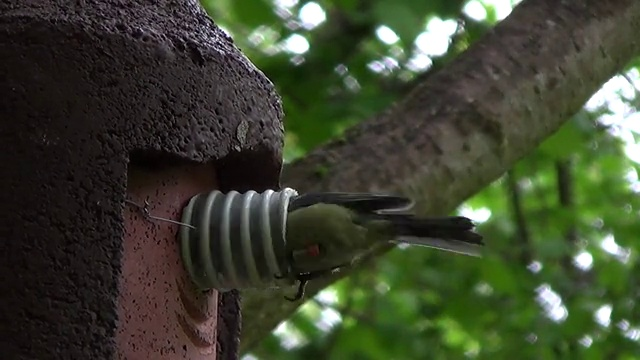
#> input picture B071_BT_27052019_MAH01700__8470.jpg, 640 x 360 px, given as the content of the folder ./Class_3, which was not available
$ python load_data.py
#> lines starting #> are read from the running program, lines starting #| are printed output that depends on the picture; pictures that were not available may be replaced by others from this repository, and a replacement may not be noted
from __future__ import print_function
import numpy as np
import cv2
import os
import sys


test_percent = 0.2
valid_percent = 0.1


def process(class_path, class_name, save_name):

#> called with class_path = '.', class_name = 'Class_3', save_name = '/data'
    path = class_path + '/' + class_name
    img_name = [name for name in os.listdir(path) if '.jpg' in name]

    length = len(img_name)
    test_num = round(test_percent*length)
    valid_num = round(valid_percent*length)

    # load images
    sys.stdout.write("[%s]" % (" " * length))
    sys.stdout.flush()
    sys.stdout.write("\b" * (length+1))

    count = 0
    for name in img_name:

        img = cv2.imread(path + '/' + name)
#> img is the input picture: shape (360, 640, 3); mean B, G, R 47.8, 68.1, 61.3
        img = img/255.0
        assert np.shape(img)[0] == 360
        assert np.shape(img)[1] == 640
        assert np.shape(img)[2] == 3
        assert (0 <= img).all() and (img <= 1.0).all()

        # change data size to 640*640
        zeros = np.zeros((280, 640))
        img_r = np.concatenate((zeros, img[:, :, 0]), axis=0).reshape((640, 640, 1))
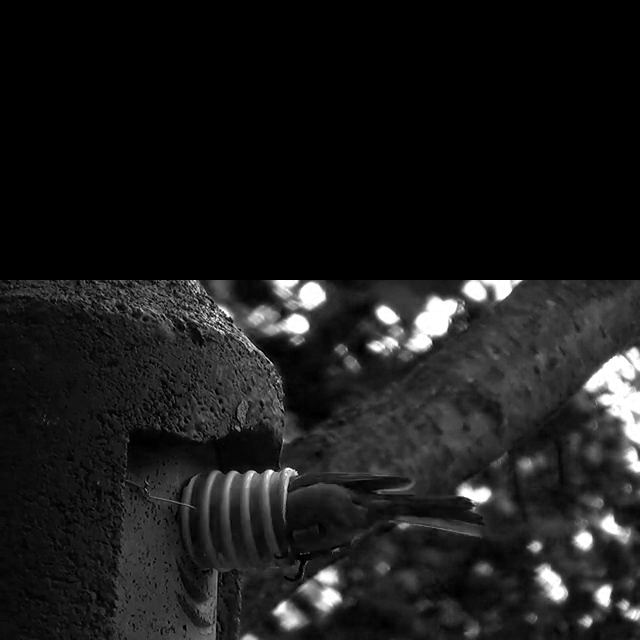
#> img_r: shape (640, 640, 1) float64; min 0, max 1, mean 0.106
        img_g = np.concatenate((zeros, img[:, :, 1]), axis=0).reshape((640, 640, 1))
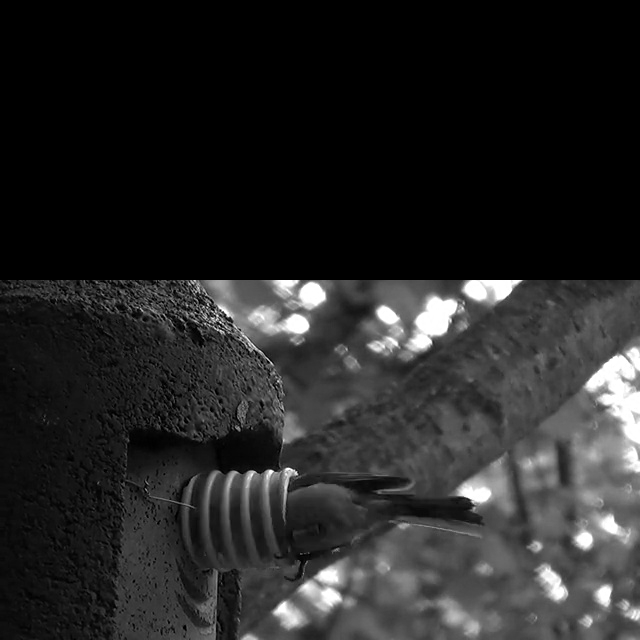
#> img_g: shape (640, 640, 1) float64; min 0, max 1, mean 0.15
        img_b = np.concatenate((zeros, img[:, :, 2]), axis=0).reshape((640, 640, 1))
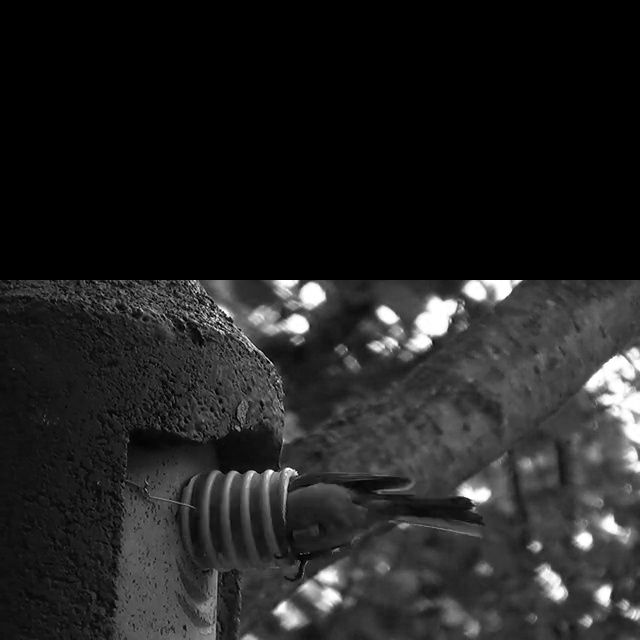
#> img_b: shape (640, 640, 1) float64; min 0, max 1, mean 0.135
        img_new = np.concatenate((img_r, img_g, img_b), axis=2)
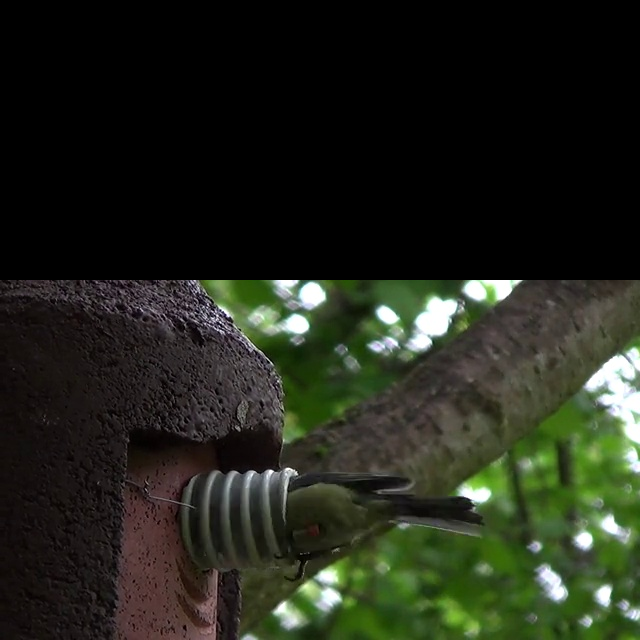
#> img_new: shape (640, 640, 3) float64; mean B, G, R 0.106, 0.15, 0.135
        assert np.shape(img_new)[0] == 640
        assert np.shape(img_new)[1] == 640
        assert np.shape(img_new)[2] == 3

        sys.stdout.write("-")
        sys.stdout.flush()

        if count < test_num:
            np.save(class_path + save_name + '/' + 'test/' + class_name + '_' + str(count), img_new)
        else:
            np.save(class_path + save_name + '/' + 'train/' + class_name + '_' + str(count), img_new)

        if count < valid_num:
            np.save(class_path + save_name + '/' + 'valid/' + class_name + '_' + str(count), img_new)

        count += 1

        del img, img_new


if __name__ == '__main__':
    process('.', 'Class_3', '/data')
